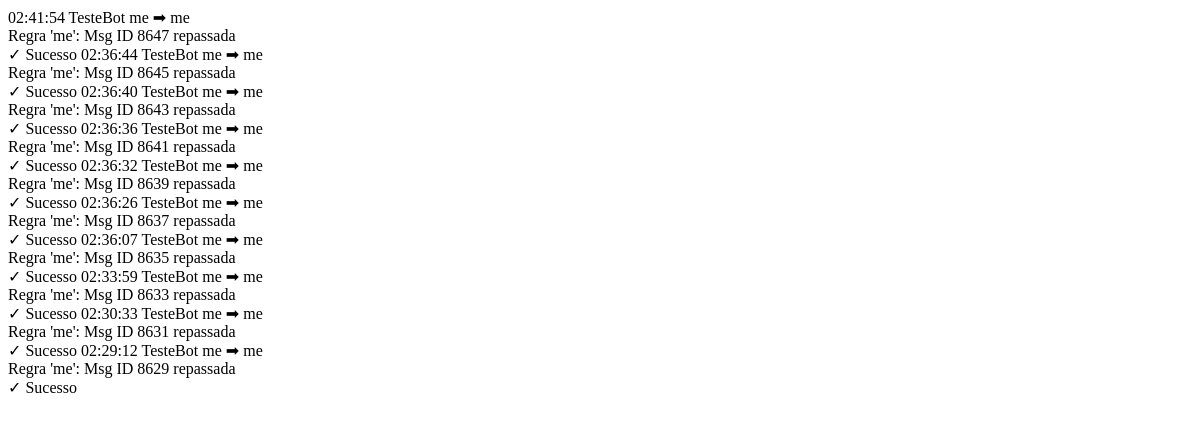
/htmx/logs, run on an earlier commit of the app's database.
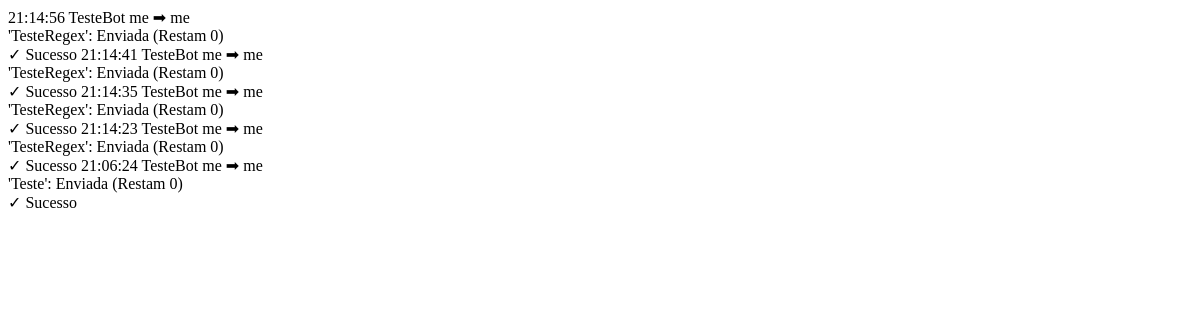
And on a later commit of the database.
### database.py (models this page shows)
class LogExecucao(SQLModel, table=True):
    id: Optional[int] = Field(default=None, primary_key=True)
    bot_id: int = Field(foreign_key="bot.id")
    bot_nome: str
    origem: str
    destino: str
    status: str
    mensagem: str
    data_hora: datetime = Field(default_factory=datetime.now)

### app.py (the view)
@app.get("/htmx/logs", response_class=HTMLResponse)
async def pegar_logs_htmx(request: Request, session: Session = Depends(get_session)):
    logs = session.exec(select(LogExecucao).order_by(LogExecucao.data_hora.desc()).limit(10)).all()
    return templates.TemplateResponse("fragmento_logs.html", {"request": request, "logs": logs})

### templates/fragmento_logs.html (shortened to what this page needs)
{% for log in logs %}
<tr class="border-b border-gray-200 hover:bg-gray-50 transition duration-300 ease-in-out">
    <td class="px-5 py-3 text-sm text-gray-600">
        {{ log.data_hora.strftime('%H:%M:%S') }}
    </td>
    <td class="px-5 py-3 text-sm font-bold text-blue-600">
        {{ log.bot_nome }}
    </td>
    <td class="px-5 py-3 text-sm text-gray-700">
        <span class="font-semibold">{{ log.origem }}</span> ➡ {{ log.destino }}
        <div class="text-xs text-gray-400">{{ log.mensagem }}</div>
    </td>
    <td class="px-5 py-3 text-sm">
        {% if log.status == 'Sucesso' %}
            <span class="text-green-600 font-bold bg-green-100 px-2 py-1 rounded-full text-xs">✓ Sucesso</span>
        {% else %}
            <span class="text-red-600 font-bold bg-red-100 px-2 py-1 rounded-full text-xs">⚠ Erro</span>
        {% endif %}
    </td>
</tr>
{% endfor %}

What changed in the data, as far as the page shows it:
removed LogExecucao: data_hora "02:41:54", bot_nome "TesteBot", origem "me", destino "me", mensagem "Regra 'me': Msg ID 8647 repassada", status "✓ Sucesso"
removed LogExecucao: data_hora "02:36:44", bot_nome "TesteBot", origem "me", destino "me", mensagem "Regra 'me': Msg ID 8645 repassada", status "✓ Sucesso"
removed LogExecucao: data_hora "02:36:40", bot_nome "TesteBot", origem "me", destino "me", mensagem "Regra 'me': Msg ID 8643 repassada", status "✓ Sucesso"
removed LogExecucao: data_hora "02:36:36", bot_nome "TesteBot", origem "me", destino "me", mensagem "Regra 'me': Msg ID 8641 repassada", status "✓ Sucesso"
removed LogExecucao: data_hora "02:36:32", bot_nome "TesteBot", origem "me", destino "me", mensagem "Regra 'me': Msg ID 8639 repassada", status "✓ Sucesso"
removed LogExecucao: data_hora "02:36:26", bot_nome "TesteBot", origem "me", destino "me", mensagem "Regra 'me': Msg ID 8637 repassada", status "✓ Sucesso"
removed LogExecucao: data_hora "02:36:07", bot_nome "TesteBot", origem "me", destino "me", mensagem "Regra 'me': Msg ID 8635 repassada", status "✓ Sucesso"
removed LogExecucao: data_hora "02:33:59", bot_nome "TesteBot", origem "me", destino "me", mensagem "Regra 'me': Msg ID 8633 repassada", status "✓ Sucesso"
removed LogExecucao: data_hora "02:30:33", bot_nome "TesteBot", origem "me", destino "me", mensagem "Regra 'me': Msg ID 8631 repassada", status "✓ Sucesso"
removed LogExecucao: data_hora "02:29:12", bot_nome "TesteBot", origem "me", destino "me", mensagem "Regra 'me': Msg ID 8629 repassada", status "✓ Sucesso"
now on this page (row edited): LogExecucao: data_hora "21:14:56", bot_nome "TesteBot", origem "me", destino "me", mensagem "'TesteRegex': Enviada (Restam 0)", status "✓ Sucesso"
now on this page (row edited): LogExecucao: data_hora "21:14:41", bot_nome "TesteBot", origem "me", destino "me", mensagem "'TesteRegex': Enviada (Restam 0)", status "✓ Sucesso"
now on this page (row edited): LogExecucao: data_hora "21:14:35", bot_nome "TesteBot", origem "me", destino "me", mensagem "'TesteRegex': Enviada (Restam 0)", status "✓ Sucesso"
now on this page (row edited): LogExecucao: data_hora "21:14:23", bot_nome "TesteBot", origem "me", destino "me", mensagem "'TesteRegex': Enviada (Restam 0)", status "✓ Sucesso"
now on this page (row edited): LogExecucao: data_hora "21:06:24", bot_nome "TesteBot", origem "me", destino "me", mensagem "'Teste': Enviada (Restam 0)", status "✓ Sucesso"
